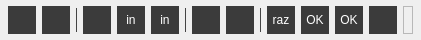
<?xml version="1.0" encoding="UTF-8"?>
<ui version="4.0">
 <class>GraphicalSegmentationDlg</class>
 <widget class="QDialog" name="GraphicalSegmentationDlg">
  <property name="geometry">
   <rect>
    <x>0</x>
    <y>0</y>
    <width>421</width>
    <height>40</height>
   </rect>
  </property>
  <property name="sizePolicy">
   <sizepolicy hsizetype="Expanding" vsizetype="Expanding">
    <horstretch>0</horstretch>
    <verstretch>0</verstretch>
   </sizepolicy>
  </property>
  <property name="windowTitle">
   <string>Segmentation</string>
  </property>
  <layout class="QHBoxLayout" name="horizontalLayout">
   <property name="leftMargin">
    <number>8</number>
   </property>
   <property name="topMargin">
    <number>6</number>
   </property>
   <property name="rightMargin">
    <number>8</number>
   </property>
   <property name="bottomMargin">
    <number>6</number>
   </property>
   <item>
    <widget class="QToolButton" name="toolButton_visiable">
     <property name="minimumSize">
      <size>
       <width>28</width>
       <height>28</height>
      </size>
     </property>
     <property name="maximumSize">
      <size>
       <width>28</width>
       <height>28</height>
      </size>
     </property>
     <property name="toolTip">
      <string>Display the cloud</string>
     </property>
     <property name="statusTip">
      <string>Display the cloud</string>
     </property>
     <property name="styleSheet">
      <string notr="true">QToolButton
{
	color: #ffffff;
	background-color: #3B3B3B;
    background-origin: content;
    background-position: top;
    text-align: bottom;
	border: none;
}

QToolButton:hover
{
	background-color: #545454;
}

QToolButton:selected
{
	background-color: #5A5A5A;
}

QToolButton:pressed
{
	background-color: #5A5A5A;
}

QToolButton:checked
{
	background-color: #5A5A5A;
}

QToolButton:disabled
{
	background-color: #3B3B3B;
	border: none;
}
</string>
     </property>
     <property name="text">
      <string/>
     </property>
     <property name="iconSize">
      <size>
       <width>28</width>
       <height>28</height>
      </size>
     </property>
    </widget>
   </item>
   <item>
    <widget class="QToolButton" name="toolButton_unselect">
     <property name="minimumSize">
      <size>
       <width>28</width>
       <height>28</height>
      </size>
     </property>
     <property name="maximumSize">
      <size>
       <width>28</width>
       <height>28</height>
      </size>
     </property>
     <property name="toolTip">
      <string>Reverse select</string>
     </property>
     <property name="statusTip">
      <string>Reverse select</string>
     </property>
     <property name="styleSheet">
      <string notr="true">QToolButton
{
	color: #ffffff;
	background-color: #3B3B3B;
    background-origin: content;
    background-position: top;
    text-align: bottom;
	border: none;
}

QToolButton:hover
{
	background-color: #545454;
}

QToolButton:selected
{
	background-color: #5A5A5A;
}

QToolButton:pressed
{
	background-color: #5A5A5A;
}

QToolButton:checked
{
	background-color: #5A5A5A;
}

QToolButton:disabled
{
	background-color: #3B3B3B;
	border: none;
}
</string>
     </property>
     <property name="text">
      <string/>
     </property>
     <property name="iconSize">
      <size>
       <width>28</width>
       <height>28</height>
      </size>
     </property>
    </widget>
   </item>
   <item>
    <widget class="QLabel" name="label_3">
     <property name="minimumSize">
      <size>
       <width>1</width>
       <height>24</height>
      </size>
     </property>
     <property name="maximumSize">
      <size>
       <width>1</width>
       <height>24</height>
      </size>
     </property>
     <property name="styleSheet">
      <string notr="true">background-color: #444444;</string>
     </property>
     <property name="text">
      <string/>
     </property>
    </widget>
   </item>
   <item>
    <widget class="QToolButton" name="toolButton_twoPoint">
     <property name="minimumSize">
      <size>
       <width>28</width>
       <height>28</height>
      </size>
     </property>
     <property name="maximumSize">
      <size>
       <width>28</width>
       <height>28</height>
      </size>
     </property>
     <property name="toolTip">
      <string>Select two points on the path</string>
     </property>
     <property name="statusTip">
      <string>Select two points on the path</string>
     </property>
     <property name="styleSheet">
      <string notr="true">QToolButton
{
	color: #ffffff;
	background-color: #3B3B3B;
    background-origin: content;
    background-position: top;
    text-align: bottom;
	border: none;
}

QToolButton:hover
{
	background-color: #545454;
}

QToolButton:selected
{
	background-color: #5A5A5A;
}

QToolButton:pressed
{
	background-color: #5A5A5A;
}

QToolButton:checked
{
	background-color: #5A5A5A;
}

QToolButton:disabled
{
	background-color: #3B3B3B;
	border: none;
}
</string>
     </property>
     <property name="text">
      <string/>
     </property>
     <property name="iconSize">
      <size>
       <width>28</width>
       <height>28</height>
      </size>
     </property>
    </widget>
   </item>
   <item>
    <widget class="QToolButton" name="actionSetRectangularSelectionbtn">
     <property name="sizePolicy">
      <sizepolicy hsizetype="Expanding" vsizetype="Expanding">
       <horstretch>0</horstretch>
       <verstretch>0</verstretch>
      </sizepolicy>
     </property>
     <property name="minimumSize">
      <size>
       <width>28</width>
       <height>28</height>
      </size>
     </property>
     <property name="maximumSize">
      <size>
       <width>28</width>
       <height>28</height>
      </size>
     </property>
     <property name="toolTip">
      <string>Rectangle</string>
     </property>
     <property name="statusTip">
      <string>Rectangle</string>
     </property>
     <property name="styleSheet">
      <string notr="true">QToolButton
{
	color: #ffffff;
	background-color: #3B3B3B;
    background-origin: content;
    background-position: top;
    text-align: bottom;
	border: none;
}

QToolButton:hover
{
	background-color: #545454;
}

QToolButton:selected
{
	background-color: #5A5A5A;
}

QToolButton:pressed
{
	background-color: #5A5A5A;
}

QToolButton:checked
{
	background-color: #5A5A5A;
}

QToolButton:disabled
{
	background-color: #3B3B3B;
	border: none;
}
</string>
     </property>
     <property name="text">
      <string>in</string>
     </property>
     <property name="icon">
      <iconset resource="../icons.qrc">
       <normaloff>:/CC/images/smallRectangleSelect.png</normaloff>
       <disabledoff>:/Segment/images/segment/rencdisable.png</disabledoff>
       <disabledon>:/Segment/images/segment/rencdisable.png</disabledon>
       <activeoff>:/Segment/images/segment/rencclick.png</activeoff>
       <activeon>:/Segment/images/segment/rencclick.png</activeon>
       <selectedoff>:/Segment/images/segment/rencclick.png</selectedoff>
       <selectedon>:/Segment/images/segment/rencclick.png</selectedon>:/CC/images/smallRectangleSelect.png</iconset>
     </property>
     <property name="iconSize">
      <size>
       <width>28</width>
       <height>28</height>
      </size>
     </property>
    </widget>
   </item>
   <item>
    <widget class="QToolButton" name="actionSetPolylineSelectionbtn">
     <property name="sizePolicy">
      <sizepolicy hsizetype="Expanding" vsizetype="Expanding">
       <horstretch>0</horstretch>
       <verstretch>0</verstretch>
      </sizepolicy>
     </property>
     <property name="minimumSize">
      <size>
       <width>28</width>
       <height>28</height>
      </size>
     </property>
     <property name="maximumSize">
      <size>
       <width>28</width>
       <height>28</height>
      </size>
     </property>
     <property name="toolTip">
      <string>Polygon</string>
     </property>
     <property name="statusTip">
      <string>Polygon</string>
     </property>
     <property name="styleSheet">
      <string notr="true">QToolButton
{
	color: #ffffff;
	background-color: #3B3B3B;
    background-origin: content;
    background-position: top;
    text-align: bottom;
	border: none;
}

QToolButton:hover
{
	background-color: #545454;
}

QToolButton:selected
{
	background-color: #5A5A5A;
}

QToolButton:pressed
{
	background-color: #5A5A5A;
}

QToolButton:checked
{
	background-color: #5A5A5A;
}

QToolButton:disabled
{
	background-color: #3B3B3B;
	border: none;
}
</string>
     </property>
     <property name="text">
      <string>in</string>
     </property>
     <property name="icon">
      <iconset resource="../icons.qrc">
       <normaloff>:/CC/images/smallPolygonSelect.png</normaloff>
       <disabledoff>:/Segment/images/segment/polydisable.png</disabledoff>
       <disabledon>:/Segment/images/segment/polydisable.png</disabledon>
       <activeoff>:/Segment/images/segment/polyclick.png</activeoff>
       <activeon>:/Segment/images/segment/polyclick.png</activeon>
       <selectedoff>:/Segment/images/segment/polyclick.png</selectedoff>
       <selectedon>:/Segment/images/segment/polyclick.png</selectedon>:/CC/images/smallPolygonSelect.png</iconset>
     </property>
     <property name="iconSize">
      <size>
       <width>28</width>
       <height>28</height>
      </size>
     </property>
    </widget>
   </item>
   <item>
    <widget class="QLabel" name="label">
     <property name="minimumSize">
      <size>
       <width>1</width>
       <height>24</height>
      </size>
     </property>
     <property name="maximumSize">
      <size>
       <width>1</width>
       <height>24</height>
      </size>
     </property>
     <property name="styleSheet">
      <string notr="true">background-color: #444444;</string>
     </property>
     <property name="text">
      <string/>
     </property>
    </widget>
   </item>
   <item>
    <widget class="QToolButton" name="inButton">
     <property name="sizePolicy">
      <sizepolicy hsizetype="Expanding" vsizetype="Expanding">
       <horstretch>0</horstretch>
       <verstretch>0</verstretch>
      </sizepolicy>
     </property>
     <property name="minimumSize">
      <size>
       <width>28</width>
       <height>28</height>
      </size>
     </property>
     <property name="maximumSize">
      <size>
       <width>28</width>
       <height>28</height>
      </size>
     </property>
     <property name="toolTip">
      <string>Segment In</string>
     </property>
     <property name="statusTip">
      <string>Segment In</string>
     </property>
     <property name="styleSheet">
      <string notr="true">QToolButton
{
	color: #ffffff;
	background-color: #3B3B3B;
    background-origin: content;
    background-position: top;
    text-align: bottom;
	border: none;
}

QToolButton:hover
{
	background-color: #545454;
}

QToolButton:selected
{
	background-color: #5A5A5A;
}

QToolButton:pressed
{
	background-color: #5A5A5A;
}

QToolButton:checked
{
	background-color: #5A5A5A;
}

QToolButton:disabled
{
	background-color: #3B3B3B;
	border: none;
}
</string>
     </property>
     <property name="text">
      <string/>
     </property>
     <property name="iconSize">
      <size>
       <width>28</width>
       <height>28</height>
      </size>
     </property>
    </widget>
   </item>
   <item>
    <widget class="QToolButton" name="outButton">
     <property name="sizePolicy">
      <sizepolicy hsizetype="Expanding" vsizetype="Expanding">
       <horstretch>0</horstretch>
       <verstretch>0</verstretch>
      </sizepolicy>
     </property>
     <property name="minimumSize">
      <size>
       <width>28</width>
       <height>28</height>
      </size>
     </property>
     <property name="maximumSize">
      <size>
       <width>28</width>
       <height>28</height>
      </size>
     </property>
     <property name="toolTip">
      <string>Segment Out</string>
     </property>
     <property name="statusTip">
      <string>Segment Out</string>
     </property>
     <property name="styleSheet">
      <string notr="true">QToolButton
{
	color: #ffffff;
	background-color: #3B3B3B;
    background-origin: content;
    background-position: top;
    text-align: bottom;
	border: none;
}

QToolButton:hover
{
	background-color: #545454;
}

QToolButton:selected
{
	background-color: #5A5A5A;
}

QToolButton:pressed
{
	background-color: #5A5A5A;
}

QToolButton:checked
{
	background-color: #5A5A5A;
}

QToolButton:disabled
{
	background-color: #3B3B3B;
	border: none;
}
</string>
     </property>
     <property name="text">
      <string/>
     </property>
     <property name="iconSize">
      <size>
       <width>28</width>
       <height>28</height>
      </size>
     </property>
    </widget>
   </item>
   <item>
    <widget class="QLabel" name="label_2">
     <property name="minimumSize">
      <size>
       <width>1</width>
       <height>24</height>
      </size>
     </property>
     <property name="maximumSize">
      <size>
       <width>1</width>
       <height>24</height>
      </size>
     </property>
     <property name="styleSheet">
      <string notr="true">background-color: #444444;</string>
     </property>
     <property name="text">
      <string/>
     </property>
    </widget>
   </item>
   <item>
    <widget class="QToolButton" name="razButton">
     <property name="enabled">
      <bool>false</bool>
     </property>
     <property name="sizePolicy">
      <sizepolicy hsizetype="Expanding" vsizetype="Expanding">
       <horstretch>0</horstretch>
       <verstretch>0</verstretch>
      </sizepolicy>
     </property>
     <property name="minimumSize">
      <size>
       <width>28</width>
       <height>28</height>
      </size>
     </property>
     <property name="maximumSize">
      <size>
       <width>28</width>
       <height>28</height>
      </size>
     </property>
     <property name="toolTip">
      <string>Undo</string>
     </property>
     <property name="statusTip">
      <string>Undo</string>
     </property>
     <property name="styleSheet">
      <string notr="true">QToolButton
{
	color: #ffffff;
	background-color: #3B3B3B;
    background-origin: content;
    background-position: top;
    text-align: bottom;
	border: none;
}

QToolButton:hover
{
	background-color: #545454;
}

QToolButton:selected
{
	background-color: #5A5A5A;
}

QToolButton:pressed
{
	background-color: #5A5A5A;
}

QToolButton:checked
{
	background-color: #5A5A5A;
}

QToolButton:disabled
{
	background-color: #3B3B3B;
	border: none;
}
</string>
     </property>
     <property name="text">
      <string>raz</string>
     </property>
     <property name="icon">
      <iconset resource="../icons.qrc">
       <normaloff>:/CC/images/smallReset.png</normaloff>
       <disabledoff>:/Segment/images/segment/returndisable.png</disabledoff>
       <disabledon>:/Segment/images/segment/returndisable.png</disabledon>:/CC/images/smallReset.png</iconset>
     </property>
     <property name="iconSize">
      <size>
       <width>28</width>
       <height>28</height>
      </size>
     </property>
    </widget>
   </item>
   <item>
    <widget class="QToolButton" name="validAndDeleteButton">
     <property name="sizePolicy">
      <sizepolicy hsizetype="Expanding" vsizetype="Expanding">
       <horstretch>0</horstretch>
       <verstretch>0</verstretch>
      </sizepolicy>
     </property>
     <property name="minimumSize">
      <size>
       <width>28</width>
       <height>28</height>
      </size>
     </property>
     <property name="maximumSize">
      <size>
       <width>28</width>
       <height>28</height>
      </size>
     </property>
     <property name="toolTip">
      <string>Cropping</string>
     </property>
     <property name="statusTip">
      <string>Cropping</string>
     </property>
     <property name="styleSheet">
      <string notr="true">QToolButton
{
	color: #ffffff;
	background-color: #3B3B3B;
    background-origin: content;
    background-position: top;
    text-align: bottom;
	border: none;
}

QToolButton:hover
{
	background-color: #545454;
}

QToolButton:selected
{
	background-color: #5A5A5A;
}

QToolButton:pressed
{
	background-color: #5A5A5A;
}

QToolButton:checked
{
	background-color: #5A5A5A;
}

QToolButton:disabled
{
	background-color: #3B3B3B;
	border: none;
}
</string>
     </property>
     <property name="text">
      <string>OK</string>
     </property>
     <property name="iconSize">
      <size>
       <width>28</width>
       <height>28</height>
      </size>
     </property>
    </widget>
   </item>
   <item>
    <widget class="QToolButton" name="validButton">
     <property name="sizePolicy">
      <sizepolicy hsizetype="Expanding" vsizetype="Expanding">
       <horstretch>0</horstretch>
       <verstretch>0</verstretch>
      </sizepolicy>
     </property>
     <property name="minimumSize">
      <size>
       <width>28</width>
       <height>28</height>
      </size>
     </property>
     <property name="maximumSize">
      <size>
       <width>28</width>
       <height>28</height>
      </size>
     </property>
     <property name="toolTip">
      <string>Segmentation</string>
     </property>
     <property name="statusTip">
      <string>Segmentation</string>
     </property>
     <property name="styleSheet">
      <string notr="true">QToolButton
{
	color: #ffffff;
	background-color: #3B3B3B;
    background-origin: content;
    background-position: top;
    text-align: bottom;
	border: none;
}

QToolButton:hover
{
	background-color: #545454;
}

QToolButton:selected
{
	background-color: #5A5A5A;
}

QToolButton:pressed
{
	background-color: #5A5A5A;
}

QToolButton:checked
{
	background-color: #5A5A5A;
}

QToolButton:disabled
{
	background-color: #3B3B3B;
	border: none;
}
</string>
     </property>
     <property name="text">
      <string>OK</string>
     </property>
     <property name="iconSize">
      <size>
       <width>28</width>
       <height>28</height>
      </size>
     </property>
    </widget>
   </item>
   <item>
    <widget class="QToolButton" name="cancelButton">
     <property name="sizePolicy">
      <sizepolicy hsizetype="Expanding" vsizetype="Expanding">
       <horstretch>0</horstretch>
       <verstretch>0</verstretch>
      </sizepolicy>
     </property>
     <property name="minimumSize">
      <size>
       <width>28</width>
       <height>28</height>
      </size>
     </property>
     <property name="maximumSize">
      <size>
       <width>28</width>
       <height>28</height>
      </size>
     </property>
     <property name="toolTip">
      <string>Close</string>
     </property>
     <property name="statusTip">
      <string>Close</string>
     </property>
     <property name="styleSheet">
      <string notr="true">QToolButton
{
	color: #ffffff;
	background-color: #3B3B3B;
    background-origin: content;
    background-position: top;
    text-align: bottom;
	border: none;
}

QToolButton:hover
{
	background-color: #545454;
}

QToolButton:selected
{
	background-color: #5A5A5A;
}

QToolButton:pressed
{
	background-color: #5A5A5A;
}

QToolButton:checked
{
	background-color: #5A5A5A;
}

QToolButton:disabled
{
	background-color: #3B3B3B;
	border: none;
}
</string>
     </property>
     <property name="text">
      <string/>
     </property>
     <property name="iconSize">
      <size>
       <width>28</width>
       <height>28</height>
      </size>
     </property>
    </widget>
   </item>
   <item>
    <widget class="QFrame" name="customframe">
     <property name="frameShape">
      <enum>QFrame::StyledPanel</enum>
     </property>
     <property name="frameShadow">
      <enum>QFrame::Raised</enum>
     </property>
    </widget>
   </item>
  </layout>
  <action name="actionSetRectangularSelection">
   <property name="icon">
    <iconset resource="../icons.qrc">
     <normaloff>:/CC/images/smallRectangleSelect.png</normaloff>:/CC/images/smallRectangleSelect.png</iconset>
   </property>
   <property name="text">
    <string>Rectangular selection</string>
   </property>
   <property name="toolTip">
    <string>Activate rectangular selection</string>
   </property>
  </action>
  <action name="actionSetPolylineSelection">
   <property name="icon">
    <iconset resource="../icons.qrc">
     <normaloff>:/CC/images/smallPolygonSelect.png</normaloff>:/CC/images/smallPolygonSelect.png</iconset>
   </property>
   <property name="text">
    <string>Polygonal selection</string>
   </property>
   <property name="toolTip">
    <string>Activate polyline selection</string>
   </property>
  </action>
  <action name="actionUseExistingPolyline">
   <property name="icon">
    <iconset resource="../icons.qrc">
     <normaloff>:/CC/images/dbPolylineSymbol.png</normaloff>:/CC/images/dbPolylineSymbol.png</iconset>
   </property>
   <property name="text">
    <string>Use existing polyline</string>
   </property>
   <property name="toolTip">
    <string>Import polyline from DB for segmentation</string>
   </property>
  </action>
  <action name="actionExportSegmentationPolyline">
   <property name="icon">
    <iconset resource="../icons.qrc">
     <normaloff>:/CC/images/ccSave.png</normaloff>:/CC/images/ccSave.png</iconset>
   </property>
   <property name="text">
    <string>Export segmentation polyline</string>
   </property>
   <property name="toolTip">
    <string>Export segmentation polyline as new entity</string>
   </property>
  </action>
 </widget>
 <resources>
  <include location="../icons.qrc"/>
 </resources>
 <connections/>
</ui>
